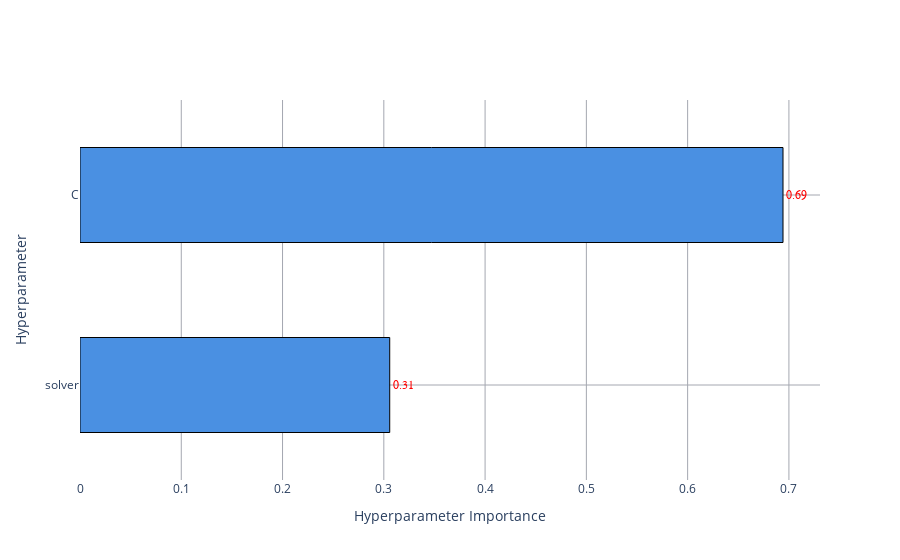

Notebook cell for this chart:
### Code cell
fig = optuna.visualization.plot_param_importances(study)
fig.update_traces(marker_color='#4A90E2')
fig.update_layout(
    paper_bgcolor='white',
    plot_bgcolor='white',
    xaxis=dict(
        gridcolor='#a4a7b0', 
        gridwidth=1
    ),
    yaxis=dict(
        gridcolor = '#a4a7b0',
        gridwidth=1
    ))

fig.update_traces(
    marker=dict(
        line=dict(
            color='black',
            width=1)),
    textfont=dict(
        color='red', family='Arial Bold, sans-serif'),
    width=0.5)

fig.update_layout(title=None)

show(fig)

fig.write_image("newplot1.png",width=800, height=300,scale = 5)
plt.close()

### Figure 1 — Plotly figure (JSON) as saved in the notebook; plotly's stock layout.template omitted (floating-point values rounded to 4 significant figures)
{"data": [{"cliponaxis": false, "hovertemplate": ["solver (CategoricalDistribution): 0.30583297123794806<extra></extra>", "C (FloatDistribution): 0.6941670287620519<extra></extra>"], "marker": {"color": "#4A90E2", "line": {"color": "black", "width": 1}}, "name": "Objective Value", "orientation": "h", "text": ["0.31", "0.69"], "textfont": {"color": "red", "family": "Arial Bold, sans-serif"}, "textposition": "outside", "type": "bar", "width": 0.5, "x": [0.3058, 0.6942], "y": ["solver", "C"]}], "layout": {"paper_bgcolor": "white", "plot_bgcolor": "white", "title": {}, "xaxis": {"gridcolor": "#a4a7b0", "gridwidth": 1, "title": {"text": "Hyperparameter Importance"}}, "yaxis": {"gridcolor": "#a4a7b0", "gridwidth": 1, "title": {"text": "Hyperparameter"}}}}
